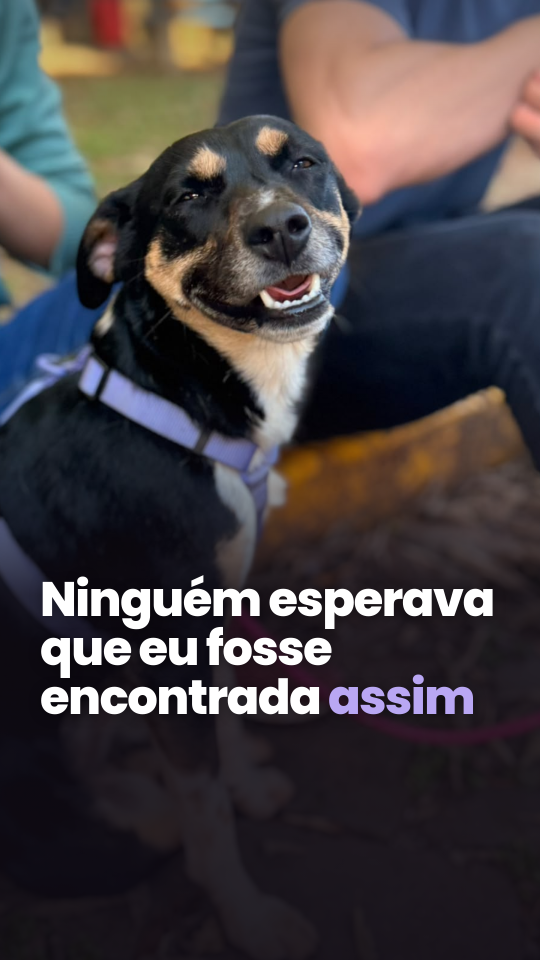
#> input picture saida/video/video3/capa.png, 1080 x 1920 px, given in place of IMG_7200.PNG, which was not available (shown at 1/2 size)
$ python capa_03.py
#> lines starting #> are read from the running program, lines starting #| are printed output that depends on the picture; pictures that were not available may be replaced by others from this repository, and a replacement may not be noted
"""Capa do Reel 03 "Os 6 dias da Zoe · Parte 1" (1080x1920), no padrão das capas dos Reels 01 e 02:
foto em tela cheia, degradê escuro embaixo e uma frase em Poppins com uma palavra em lilás.

Por ser uma série, leva também a marca dela acima da frase: o contador de 6 dias (como no topo
do Reel, com os dias do episódio cheios) e "OS 6 DIAS DA ZOE · PARTE N". Nas Partes 2 e 3, basta
trocar a foto, PARTE, CHEIOS e LINES.

A foto é a Zoe olhando para a câmera na creche (o mesmo rosto dos cartazes), com o recorte do
Reel 03, que tira o topo do print do story (o @ da creche).

Uso: python editor/capa_03.py   (Python com Pillow)
"""
from pathlib import Path
from PIL import Image, ImageDraw, ImageFont

ROOT = Path(__file__).resolve().parent.parent
APRES = ROOT / "drive" / "instagram" / "apresentação␠"   # o último caractere é U+2420 (o espaço gravado pelo rclone)
SRC, CROP = APRES / "IMG_7200.PNG", (8, 300, 1162, 2190)
OUT = ROOT / "saida" / "video" / "video3" / "capa-03.png"
FONTS = ROOT / "editor" / "fonts"
W, H = 1080, 1920
INK, WHITE, LILAC = (23, 19, 31), (255, 255, 255), (185, 167, 243)

PARTE, CHEIOS = 1, 2   # o episódio e quantos dos 6 dias ele já cobriu
# frase em linhas; cada linha é uma lista de (texto, cor)
LINES = [[("Dois dias e", WHITE)],
         [("ninguém", LILAC), (" me viu", WHITE)]]


def main():
    im = Image.open(SRC).convert("RGB").crop(CROP)
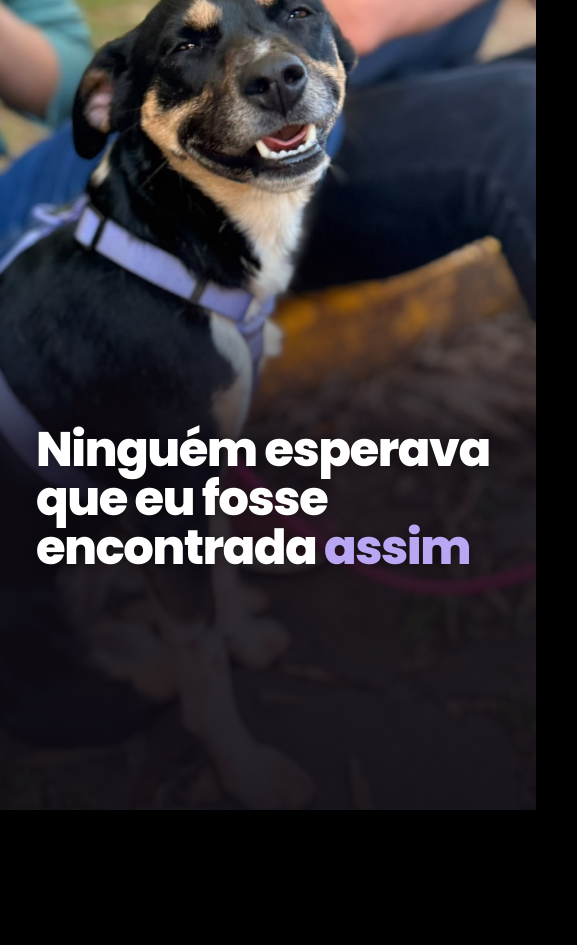
#> im: PIL image 1154x1890 RGB (shown at 1/2 size); mean R, G, B 45.5, 42.5, 47.2
    s = max(W / im.width, H / im.height)
#> s = 1.02
    im = im.resize((round(im.width * s), round(im.height * s)), Image.LANCZOS)
#> im: PIL image 1172x1920 RGB
    x = (im.width - W) // 2
#> x = 46
    im = im.crop((x, 0, x + W, H))
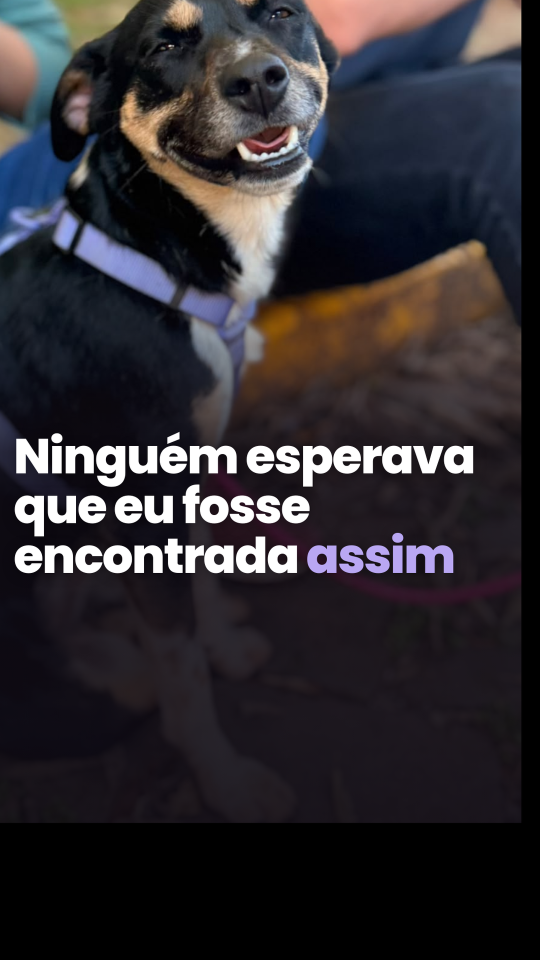
#> im: PIL image 1080x1920 RGB (shown at 1/2 size); mean R, G, B 47.7, 44.4, 49

    # degradê escuro (ink) de baixo para cima, para o texto (o mesmo da capa do Reel 02)
    grad = Image.new("L", (1, H))
    for y in range(H):
        f = y / H
        a = 0 if f < 0.45 else 0.62 * (f - 0.45) / 0.17 if f < 0.62 else 0.62 + 0.33 * (f - 0.62) / 0.38
        grad.putpixel((0, y), int(255 * min(a, 0.95)))
    im = Image.composite(Image.new("RGB", (W, H), INK), im, grad.resize((W, H)))
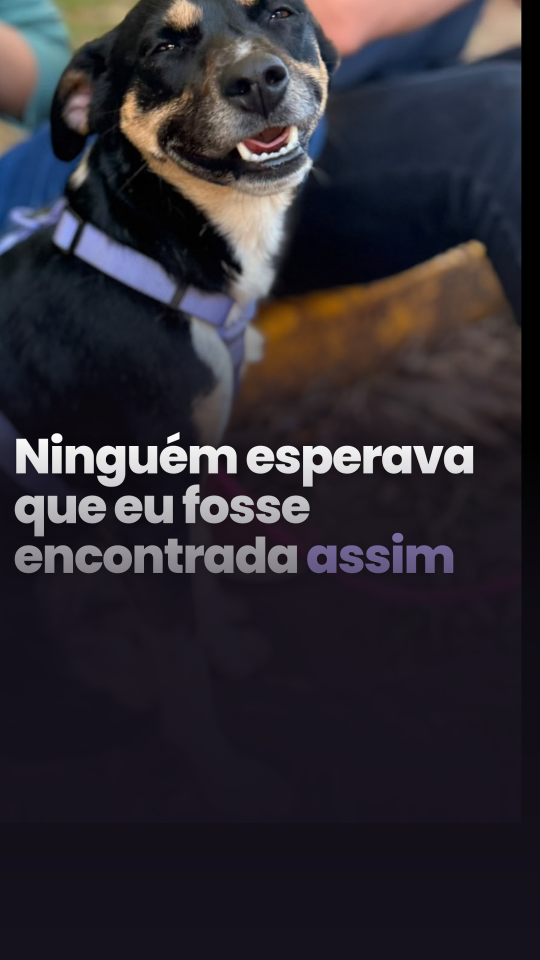
#> im: PIL image 1080x1920 RGB (shown at 1/2 size); mean R, G, B 47.2, 43.7, 51

    # tudo alinhado à esquerda, abaixo da boca da Zoe e dentro do recorte 3:4 do perfil (y 240–1680)
    im = im.convert("RGBA")
#> im: PIL image 1080x1920 RGBA
    over = Image.new("RGBA", (W, H), (0, 0, 0, 0))
#> over: PIL image 1080x1920 RGBA; every value is 0
    d = ImageDraw.Draw(over)
    x0 = 80

    # contador de 6 dias: segmentos lilás cheios e os demais em branco translúcido
    sw, sh, gap, y = 72, 10, 12, 1190
    for i in range(6):
        cor = LILAC + (255,) if i < CHEIOS else WHITE + (70,)
        d.rounded_rectangle((x0 + i * (sw + gap), y, x0 + i * (sw + gap) + sw, y + sh), radius=sh // 2, fill=cor)

    # nome da série, em caixa alta com espaçamento
    tag = ImageFont.truetype(str(FONTS / "Poppins-ExtraBold.ttf"), 38)
    x, y = x0, 1220
    for ch in f"OS 6 DIAS DA ZOE · PARTE {PARTE}":
        d.text((x, y), ch, font=tag, fill=LILAC + (255,))
        x += d.textlength(ch, font=tag) + 3
#> this loop made 26 passes
#> x on passes 1 to 12: 112.9, 140, 155.1, 182.3, 197.4, 229.6, 243.8, 272.8, 300, 315, 347.3, 376.3
#> after the loop, x = 705.4

    # a frase
    font = ImageFont.truetype(str(FONTS / "Poppins-Bold.ttf"), 104)
    y, lh = 1290, 122
    for line in LINES:
        x = x0
        for text, color in line:
            d.text((x, y), text, font=font, fill=color + (255,))
            x += d.textlength(text, font=font)
        y += lh
#> after the loop, y = 1534

    im = Image.alpha_composite(im, over).convert("RGB")
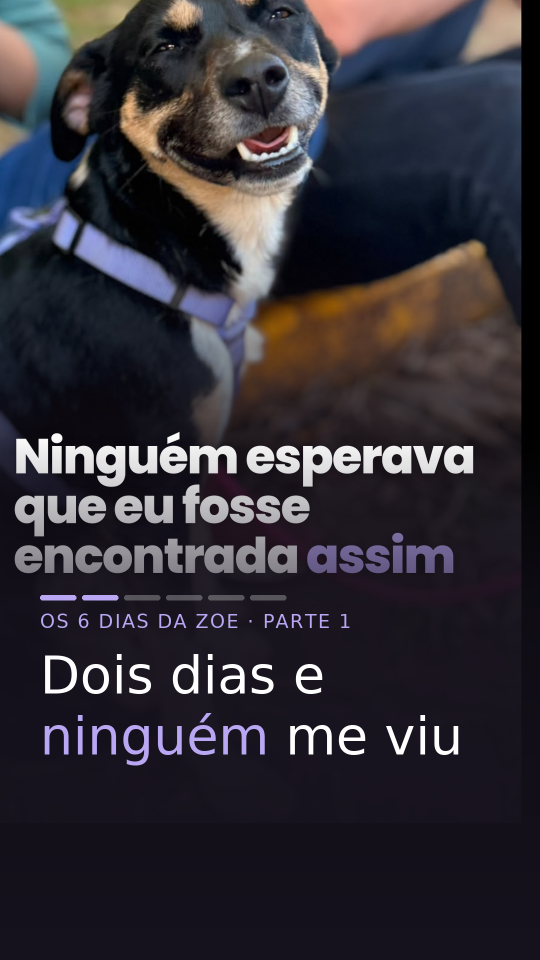
#> im: PIL image 1080x1920 RGB (shown at 1/2 size); mean R, G, B 50.6, 46.9, 54.6
    OUT.parent.mkdir(parents=True, exist_ok=True)
    im.save(OUT)
    print(OUT)


if __name__ == "__main__":
    main()

$ run again, on saida/video/video3/capa-grid.jpg
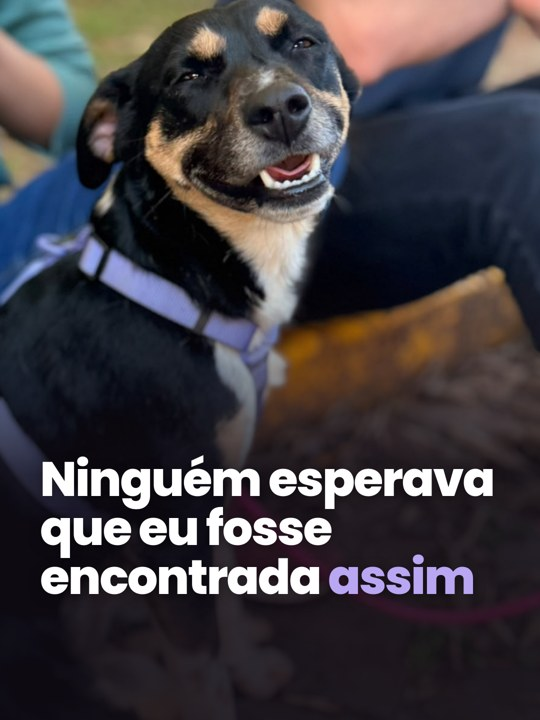
#> input picture saida/video/video3/capa-grid.jpg, 540 x 720 px, given in place of IMG_7200.PNG, which was not available
#> in main, `im = Image.composite(Image.new("RGB", (W, H), INK), im, grad.resize((W..`:
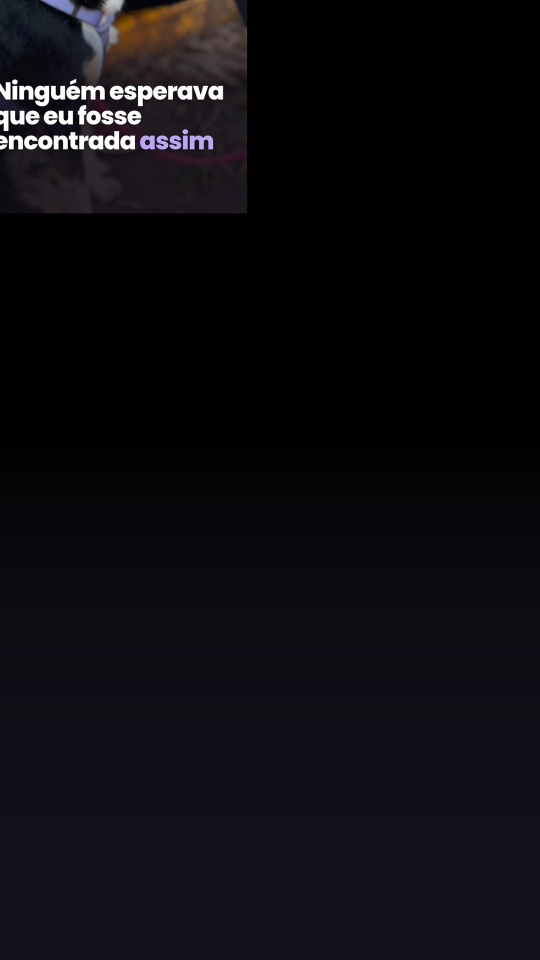
#> im: PIL image 1080x1920 RGB (shown at 1/2 size); mean R, G, B 14.3, 12.2, 16.9
#> over: PIL image 1080x1920 RGBA; every value is 0
#> the loop in main, `for ch in f"OS 6 DIAS DA ZOE · PARTE {PARTE}":` made 26 passes
#> x on passes 1 to 8: 112.9, 140, 155.1, 182.3, 197.4, 229.6, 243.8, 272.8
#> after the loop in main, `for ch in f"OS 6 DIAS DA ZOE · PARTE {PARTE}":`: x = 705.4
#> after the loop in main, `for line in LINES:`: y = 1534
#> in main, `im = Image.alpha_composite(im, over).convert("RGB")`:
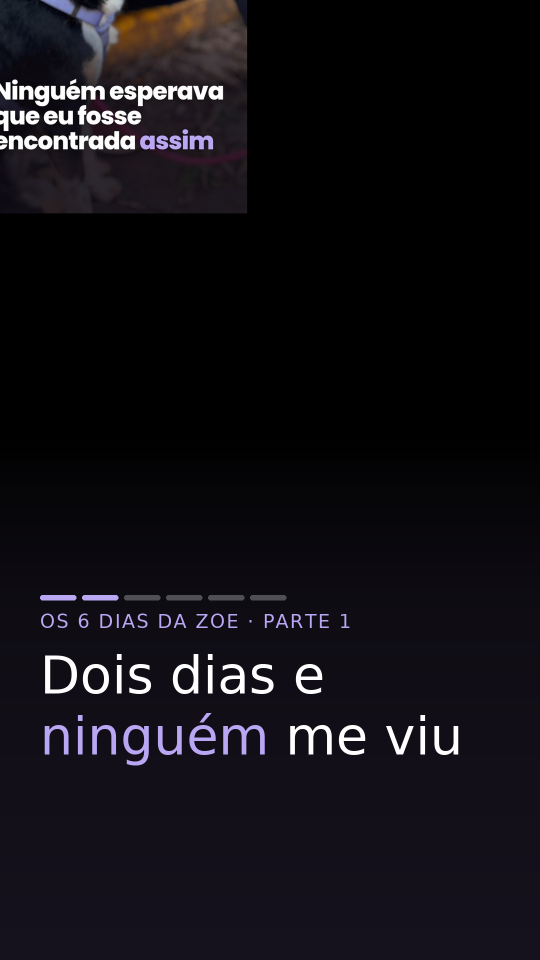
#> im: PIL image 1080x1920 RGB (shown at 1/2 size); mean R, G, B 17.8, 15.6, 20.7
